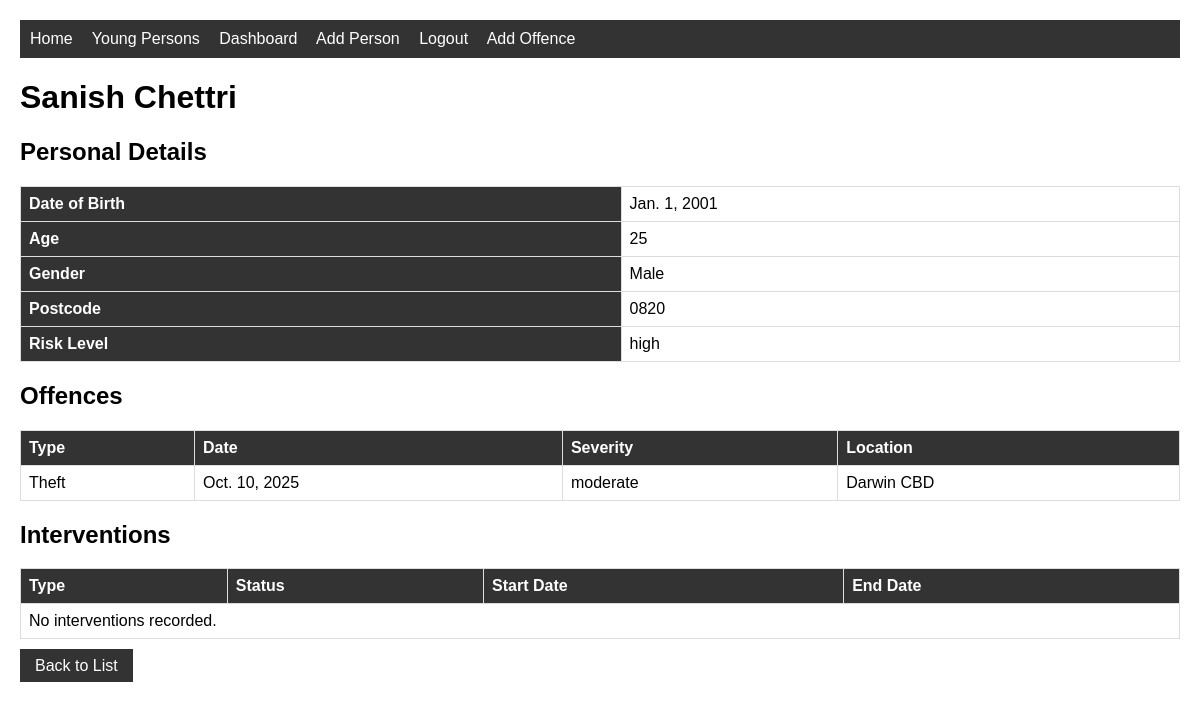
The page /youngperson/1/ (signed in) on the database its author committed.
### justice/models.py (models this page shows, shortened)
class YoungPerson(models.Model):
    RISK_CHOICES = [
        ('low', 'Low'),
        ('medium', 'Medium'),
        ('high', 'High'),
    ]
    first_name = models.CharField(max_length=100)
    last_name = models.CharField(max_length=100)
    date_of_birth = models.DateField()
    gender = models.CharField(max_length=20)
    postcode = models.CharField(max_length=10)
    risk_level = models.CharField(max_length=10, choices=RISK_CHOICES)
    objects = models.Manager()
    high_risk = HighRiskManager()
    caseworkers = models.ManyToManyField(CaseWorker, blank=True)
    @property
    def age(self):
        from datetime import date
        today = date.today()
        return today.year - self.date_of_birth.year

class Offence(models.Model):
    SEVERITY_CHOICES = [
        ('minor', 'Minor'),
        ('moderate', 'Moderate'),
        ('serious', 'Serious'),
    ]
    young_person = models.ForeignKey(
        YoungPerson, on_delete=models.CASCADE, related_name='offences')
    offence_type = models.CharField(max_length=100)
    date_of_offence = models.DateField()
    location = models.CharField(max_length=200)
    severity = models.CharField(max_length=10, choices=SEVERITY_CHOICES)
    description = models.TextField()

### justice/views.py (the view)
# urls.py: path('youngperson/<int:pk>/', views.YoungPersonDetailView.as_view(), name='youngperson-detail'),
class YoungPersonDetailView(LoginRequiredMixin, DetailView):
    model = YoungPerson
    template_name = 'justice/youngperson_detail.html'
    context_object_name = 'youngperson'
    def get_queryset(self):
        return YoungPerson.objects.prefetch_related(
            'offences', 'interventions', 'hearings'
        )

### justice/templates/justice/youngperson_detail.html
{% extends 'justice/base.html' %}
{% block content %}
<h1>{{ youngperson.first_name }} {{ youngperson.last_name }}</h1>
<h2>Personal Details</h2>
<table>
    <tr><th>Date of Birth</th><td>{{ youngperson.date_of_birth }}</td></tr>
    <tr><th>Age</th><td>{{ youngperson.age }}</td></tr>
    <tr><th>Gender</th><td>{{ youngperson.gender }}</td></tr>
    <tr><th>Postcode</th><td>{{ youngperson.postcode }}</td></tr>
    <tr><th>Risk Level</th><td>{{ youngperson.risk_level }}</td></tr>
</table>
<h2>Offences</h2>
<table>
    <tr>
        <th>Type</th>
        <th>Date</th>
        <th>Severity</th>
        <th>Location</th>
    </tr>
    {% for offence in youngperson.offences.all %}
    <tr>
        <td>{{ offence.offence_type }}</td>
        <td>{{ offence.date_of_offence }}</td>
        <td>{{ offence.severity }}</td>
        <td>{{ offence.location }}</td>
    </tr>
    {% empty %}
    <tr><td colspan="4">No offences recorded.</td></tr>
    {% endfor %}
</table>
<h2>Interventions</h2>
<table>
    <tr>
        <th>Type</th>
        <th>Status</th>
        <th>Start Date</th>
        <th>End Date</th>
    </tr>
    {% for intervention in youngperson.interventions.all %}
    <tr>
        <td>{{ intervention.intervention_type }}</td>
        <td>{{ intervention.status }}</td>
        <td>{{ intervention.start_date }}</td>
        <td>{{ intervention.end_date }}</td>
    </tr>
    {% empty %}
    <tr><td colspan="4">No interventions recorded.</td></tr>
    {% endfor %}
</table>
<br>
<a href="{% url 'justice:youngperson-list' %}" class="btn">Back to List</a>
{% endblock %}

### justice/templates/justice/base.html (style rules this page uses)
body { font-family: Arial, sans-serif; margin: 20px; }
table { width: 100%; border-collapse: collapse; }
th, td { border: 1px solid #ddd; padding: 8px; text-align: left; }
th { background-color: #333; color: white; }
.btn { padding: 8px 15px; background: #333; color: white; text-decoration: none; border: none; cursor: pointer; }

### rows shown on the page
YoungPerson: first_name "Sanish", last_name "Chettri", date_of_birth "Jan. 1, 2001", age "25", gender "Male", postcode "0820", risk_level "high"
Offence: offence_type "Theft", date_of_offence "Oct. 10, 2025", severity "moderate", location "Darwin CBD"
